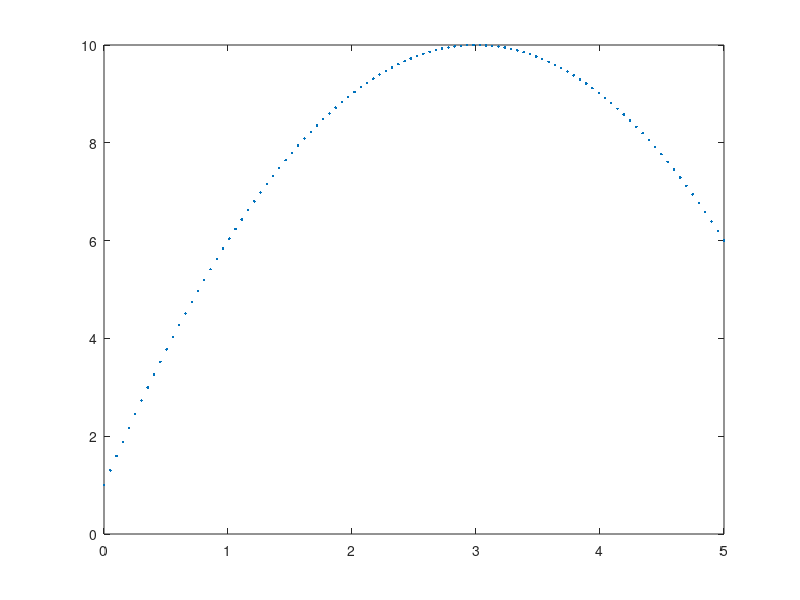

MATLAB code to generate this figure:
%Example Project
clc;close;clear all;
x = linspace(0,5);
y = ((-(x-3).^2)) + 10;

plot(x,y,'.')
[MaxVal, I] = max(y)

x_value = x(I)

%to get the value of y at x = 20.7
y = @(x) ((-(x-3).^2)) + 10 ;

y(20.7)
